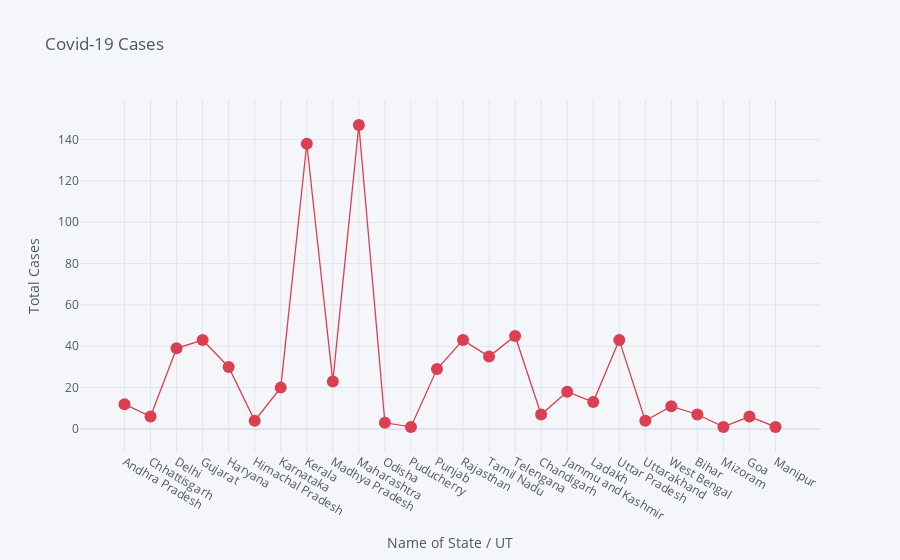

Notebook cell for this chart:
### Code cell
# plotly
df.iplot(kind='scatter',x='Name of State / UT',y='Total Cases',mode='markers+lines',
         xTitle='Name of State / UT',yTitle='Total Cases',title='Covid-19 Cases',colors='red')

### Figure 1 — Plotly figure (JSON) as saved in the notebook; plotly's stock layout.template omitted (floating-point values rounded to 4 significant figures)
{"data": [{"line": {"color": "rgba(219, 64, 82, 1.0)", "dash": "solid", "shape": "linear", "width": 1.3}, "marker": {"size": 12, "symbol": "circle"}, "mode": "markers+lines", "name": "Total Cases", "text": "", "type": "scatter", "x": ["Andhra Pradesh", "Chhattisgarh", "Delhi", "Gujarat", "Haryana", "Himachal Pradesh", "Karnataka", "Kerala", "Madhya Pradesh", "Maharashtra", "Odisha", "Puducherry", "Punjab", "Rajasthan", "Tamil Nadu", "Telengana", "Chandigarh", "Jammu and Kashmir", "Ladakh", "Uttar Pradesh", "Uttarakhand", "West Bengal", "Bihar", "Mizoram", "Goa", "Manipur"], "y": [12, 6, 39, 43, 30, 4, 20, 138, 23, 147, 3, 1, 29, 43, 35, 45, 7, 18, 13, 43, 4, 11, 7, 1, 6, 1]}], "layout": {"legend": {"bgcolor": "#F5F6F9", "font": {"color": "#4D5663"}}, "paper_bgcolor": "#F5F6F9", "plot_bgcolor": "#F5F6F9", "title": {"font": {"color": "#4D5663"}, "text": "Covid-19 Cases"}, "xaxis": {"gridcolor": "#E1E5ED", "showgrid": true, "tickfont": {"color": "#4D5663"}, "title": {"font": {"color": "#4D5663"}, "text": "Name of State / UT"}, "zerolinecolor": "#E1E5ED"}, "yaxis": {"gridcolor": "#E1E5ED", "showgrid": true, "tickfont": {"color": "#4D5663"}, "title": {"font": {"color": "#4D5663"}, "text": "Total Cases"}, "zerolinecolor": "#E1E5ED"}}}
